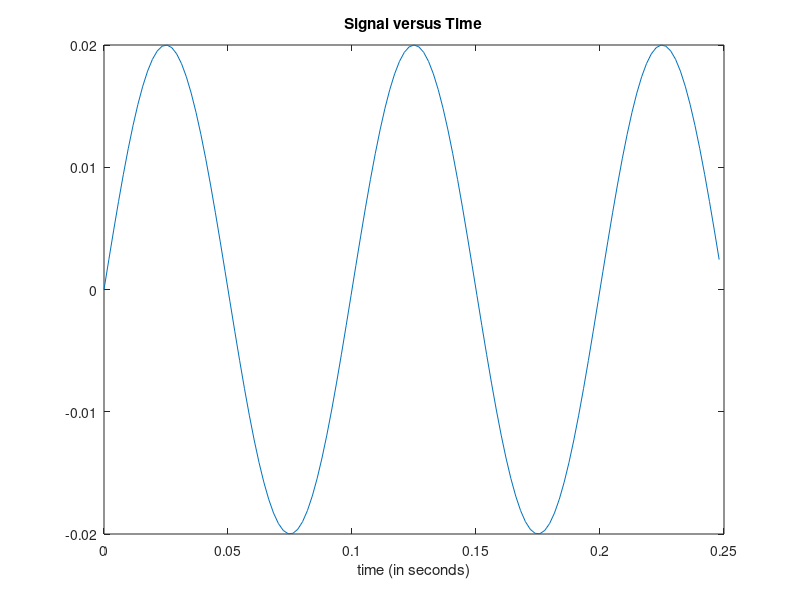

Write the MATLAB code that produced this figure.
load('Data');
Fs = 512;                   % samples per second
   dt = 1/Fs;                   % seconds per sample
   StopTime = 0.25;             % seconds
   t = (0:dt:StopTime-dt)';     % seconds
   %%Sine wave:
   Fc = 10;                     % hertz
   x = 0.02*sin(2*pi*Fc*t);
   save('Data','x');
   % Plot the signal versus time:
   figure;
   plot(t,x);
   xlabel('time (in seconds)');
   title('Signal versus Time');